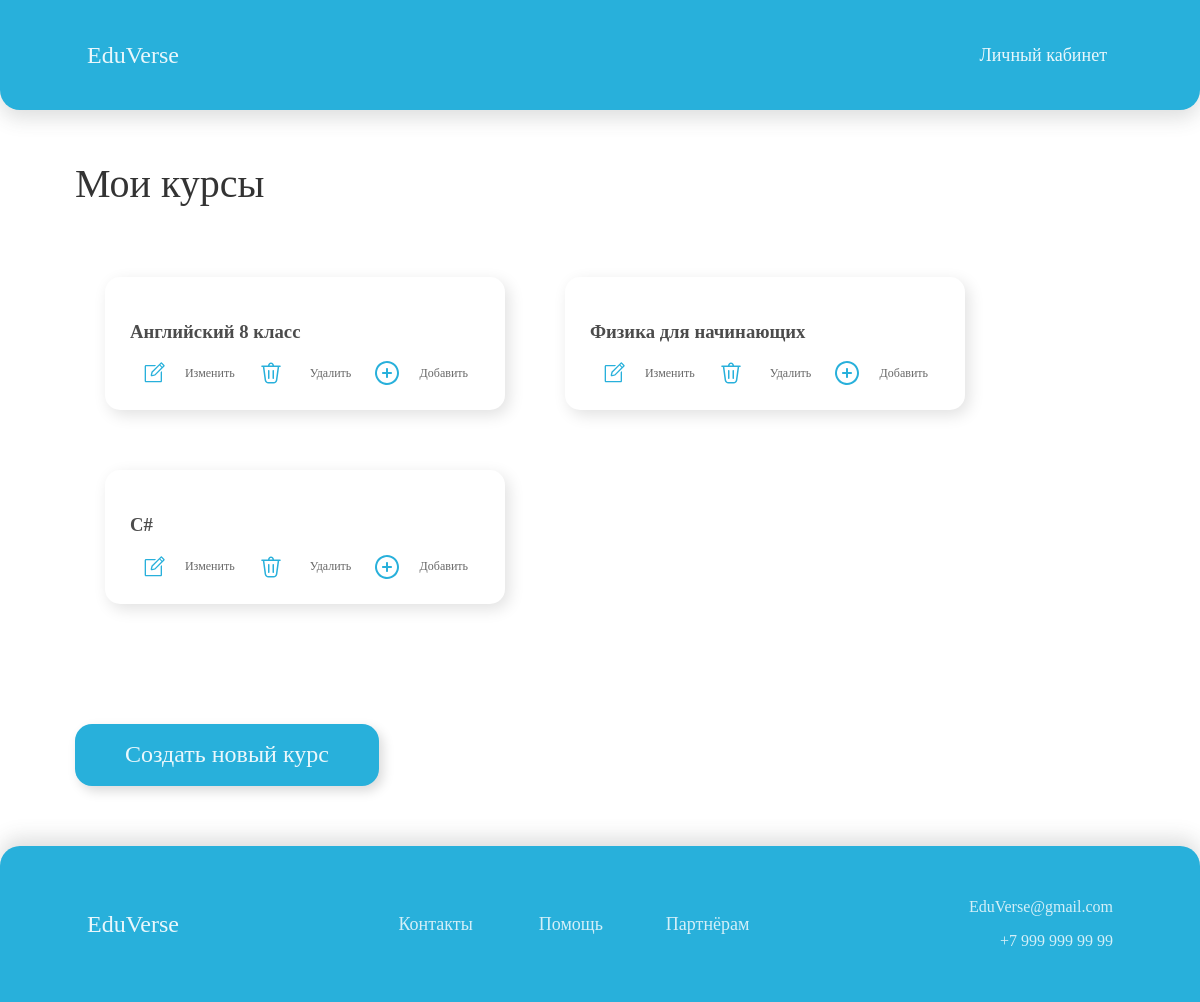
The page /course/mine/ (signed in) on the database its author committed.
### courses/models.py (models this page shows, shortened)
class Course(models.Model):
    owner = models.ForeignKey(User,
                              related_name='courses_created',
                              on_delete=models.CASCADE)
    subject = models.ForeignKey(Subject,
                                related_name='courses',
                                on_delete=models.CASCADE)
    title = models.CharField(max_length=200)
    slug = models.SlugField(max_length=200, unique=True)
    overview = models.TextField()
    created = models.DateTimeField(auto_now_add=True)
    students = models.ManyToManyField(User,
                                      related_name='courses_joined',
                                      blank=True)
    class Meta:
        ordering = ['-created']

### courses/views.py (the view)
class ManageCourseListView(OwnerCourseMixin, ListView):
    template_name = 'courses/manage/course/list.html'
    permission_required = 'courses.view_course'

### courses/views.py (called while the page is built)
    def get_queryset(self):
        qs = super().get_queryset()
        return qs.filter(owner=self.request.user)

### courses/templates/courses/manage/course/list.html (shortened to what this page needs)
{% extends "base.html" %}
{% block content %}
<div class="main_courses_div">
  <p class="h1" style="color: rgba(0,0,0,0.8);">Мои курсы</p>
<div class="all_courses">
    {% for course in object_list %}
      <div class="course">
      <div class="course-info">
        <h3 class="h2">{{ course.title }}</h3>
         <div class="courses_block">
           <a class="func_ref" href='{% url "course:course_edit" course.id %}'>
           Изменить
           </a>
           <a class="func_ref" href='{% url "course:course_delete" course.id %}'>
 Удалить</a>
           <a class="func_ref" href='{% url "course:course_module_update" course.id %}'>
 Добавить </a>
         </div>
      </div>
      </div>
    {% empty %}
      <p>Вы не создали ни одного курса</p>
    {% endfor %} </div>
     <button style="margin-top: 30px;margin-bottom: 60px;" class="standart_btn"> <a style="
    color: rgba(255, 255, 255, 0.90);
font-family: Gilroy;
font-size: 24px;
font-style: normal;
font-weight: 500;
line-height: normal;
" href='{% url "course:course_create" %}' class="button">Создать новый курс</a></button>
</div>
{% endblock %}

### courses/static/base.css (style rules this page uses)
html { height: 100%; overflow-x: hidden; }
body { height: 100%; margin: 0; font-family: Gilroy-Medium; font-weight: 500; }
a { text-decoration: none; }
.main_courses_div { margin-top: 50px; margin-left: 75px; }
.all_courses { flex: 2 1 auto; flex-wrap: wrap; flex-flow: row wrap; display:flex; max-width: 100%; margin-bottom: 60px; }
.course { border-radius: 15px; background: #FFF; box-shadow: 4px 5px 16px 0px rgba(0, 0, 0, 0.12); padding: 25px; display: block; margin: 30px; width: 350px; }
.standart_btn { border: 0; border-radius: 17px; background: #28B0DB; height: 62px; box-shadow: 4px 5px 12px 0px rgba(0, 0, 0, 0.15); color: rgba(255, 255, 255, 0.90); font-family: Gilroy; font-size: 24px; font-style: normal; font-weight: 500; line-height: normal; display: inline-flex; padding: 17px 50px; justify-content: center; align-items: center; gap: 10px; transition: all 0.3s ease 0s; }
.func_ref { color: rgba(0, 0, 0, 0.60); font-family: Gilroy; font-size: 12px; font-style: normal; font-weight: 500; line-height: normal; display:inline-block; display: flex; flex-wrap: inherit; align-items: center; justify-content: space-between; --bs-gutter-x: 1.5rem; --bs-gutter-y: 0; width: 100%; padding-right: calc(var(--bs-gutter-x) * .5); padding-left: calc(var(--bs-gutter-x) * .5); margin-right: auto; margin-left: auto; }
.courses_block { display: flex; justify-content: space-between; }
.h1 { color: rgba(0,0,0,0.8); font-size: 40px; }
.h2 { color: rgba(0,0,0,0.7); }

### rows shown on the page
Course: title "Английский 8 класс"
Course: title "Физика для начинающих"
Course: title "C#"
